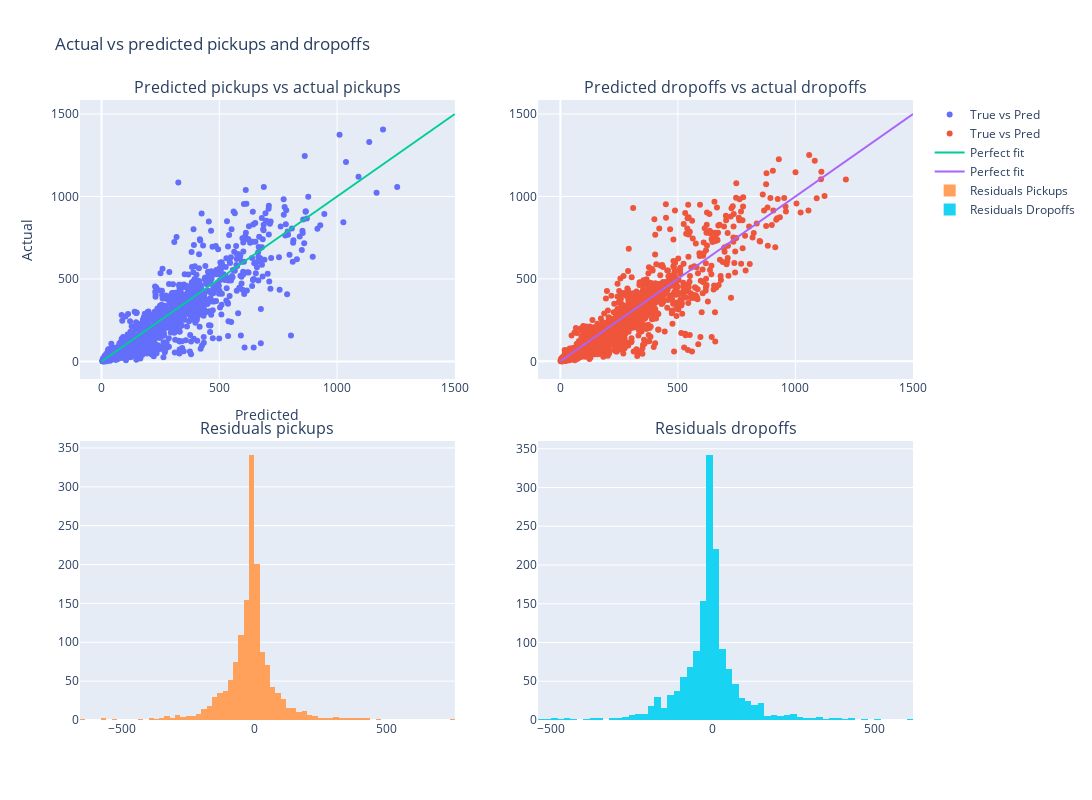

Write notebook code for a chart like this one.
### Code cell
fig = make_subplots(rows=2, cols=2,
                    horizontal_spacing=0.1,
                    vertical_spacing=0.1,
                    subplot_titles=('Predicted pickups vs actual pickups', 'Predicted dropoffs vs actual dropoffs',
                                    'Residuals pickups', 'Residuals dropoffs')
                    )

# Add the start stations plot to the first subplot
fig.add_trace(go.Scatter(
    x=pred_pickups,
    y=pickups_test['pickups'],
    mode='markers',
    name='True vs Pred'
), row=1, col=1)

# Add the end stations plot to the second subplot
fig.add_trace(go.Scatter(
    x=pred_dropoffs,
    y=dropoffs_test['dropoffs'],
    mode='markers',
    name='True vs Pred'
), row=1, col=2)

# add line of perfect fit
fig.add_trace(go.Scatter(
    x=[0, 1500],
    y=[0, 1500],
    mode='lines',
    name='Perfect fit'
), row=1, col=1)

# add line of perfect fit
fig.add_trace(go.Scatter(
    x=[0, 1500],
    y=[0, 1500],
    mode='lines',
    name='Perfect fit'
), row=1, col=2)

# add residuals histogram
fig.add_trace(go.Histogram(
    x=pickups_test['pickups'] - pred_pickups,
    name='Residuals Pickups'
), row=2, col=1)

# add residuals histogram
fig.add_trace(go.Histogram(
    x=dropoffs_test['dropoffs'] - pred_dropoffs,
    name='Residuals Dropoffs'
), row=2, col=2)

# update size
fig.update_layout(title='Actual vs predicted pickups and dropoffs',
                        xaxis_title='Predicted',
                        yaxis_title='Actual',
                        width=1100,
                        height=800)

fig.show()

### Figure 1 — Plotly figure (JSON) as saved in the notebook; plotly's stock layout.template omitted (floating-point values rounded to 4 significant figures; data arrays with more than 128 entries replaced by an {"elided": "..."} marker saying what was removed)
{"data": [{"mode": "markers", "name": "True vs Pred", "type": "scatter", "x": {"elided": "1464 float values"}, "xaxis": "x", "y": {"elided": "1464 int values"}, "yaxis": "y"}, {"mode": "markers", "name": "True vs Pred", "type": "scatter", "x": {"elided": "1464 float values"}, "xaxis": "x2", "y": {"elided": "1464 int values"}, "yaxis": "y2"}, {"mode": "lines", "name": "Perfect fit", "type": "scatter", "x": [0, 1500], "xaxis": "x", "y": [0, 1500], "yaxis": "y"}, {"mode": "lines", "name": "Perfect fit", "type": "scatter", "x": [0, 1500], "xaxis": "x2", "y": [0, 1500], "yaxis": "y2"}, {"name": "Residuals Pickups", "type": "histogram", "x": {"elided": "1464 float values"}, "xaxis": "x3", "yaxis": "y3"}, {"name": "Residuals Dropoffs", "type": "histogram", "x": {"elided": "1464 float values"}, "xaxis": "x4", "yaxis": "y4"}], "layout": {"annotations": [{"font": {"size": 16}, "showarrow": false, "text": "Predicted pickups vs actual pickups", "x": 0.225, "xanchor": "center", "xref": "paper", "y": 1, "yanchor": "bottom", "yref": "paper"}, {"font": {"size": 16}, "showarrow": false, "text": "Predicted dropoffs vs actual dropoffs", "x": 0.775, "xanchor": "center", "xref": "paper", "y": 1, "yanchor": "bottom", "yref": "paper"}, {"font": {"size": 16}, "showarrow": false, "text": "Residuals pickups", "x": 0.225, "xanchor": "center", "xref": "paper", "y": 0.45, "yanchor": "bottom", "yref": "paper"}, {"font": {"size": 16}, "showarrow": false, "text": "Residuals dropoffs", "x": 0.775, "xanchor": "center", "xref": "paper", "y": 0.45, "yanchor": "bottom", "yref": "paper"}], "height": 800, "title": {"text": "Actual vs predicted pickups and dropoffs"}, "width": 1100, "xaxis": {"anchor": "y", "domain": [0, 0.45], "title": {"text": "Predicted"}}, "xaxis2": {"anchor": "y2", "domain": [0.55, 1]}, "xaxis3": {"anchor": "y3", "domain": [0, 0.45]}, "xaxis4": {"anchor": "y4", "domain": [0.55, 1]}, "yaxis": {"anchor": "x", "domain": [0.55, 1], "title": {"text": "Actual"}}, "yaxis2": {"anchor": "x2", "domain": [0.55, 1]}, "yaxis3": {"anchor": "x3", "domain": [0, 0.45]}, "yaxis4": {"anchor": "x4", "domain": [0, 0.45]}}}
